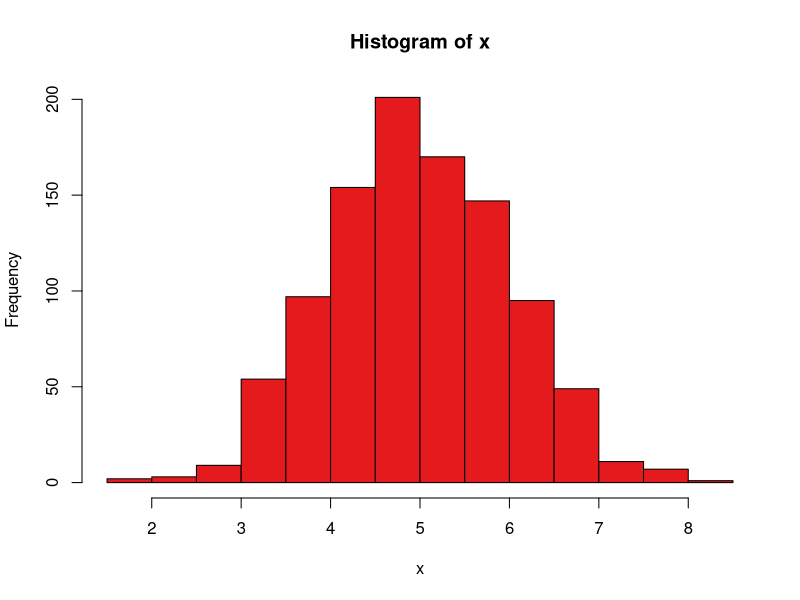
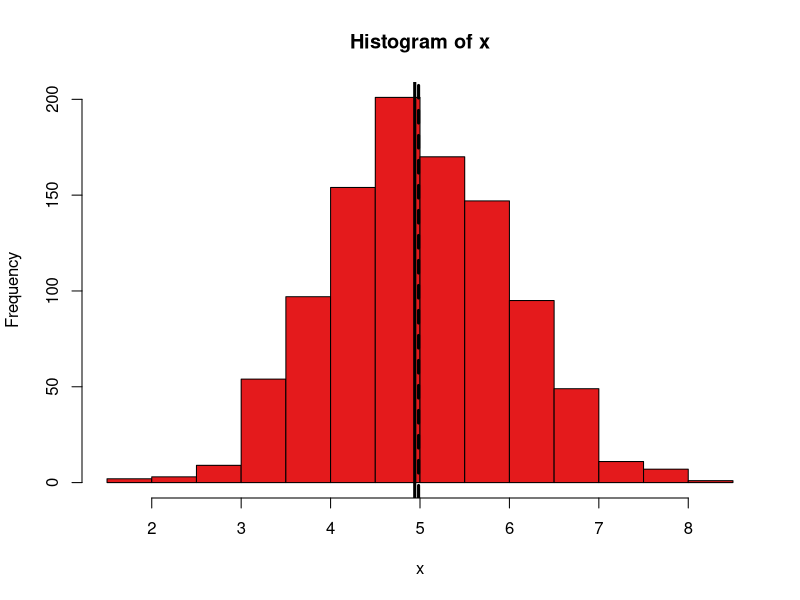

These charts were generated, in order, by the following R code:
require("RColorBrewer")
palette(brewer.pal(8, "Set1"))
set.seed(0)

x <- rnorm(1000, mean=5)

pdf("hist-normal.pdf", width=5, height=5)
hist(x, "Scott", col=1)
dev.off()

pdf("hist-meanmed-normal.pdf", width=5, height=5)
hist(x, "Scott", col=1)
abline(v = median(x), lwd=3, lty=1)
abline(v = mean(x), lwd=3, lty=2)
dev.off()
